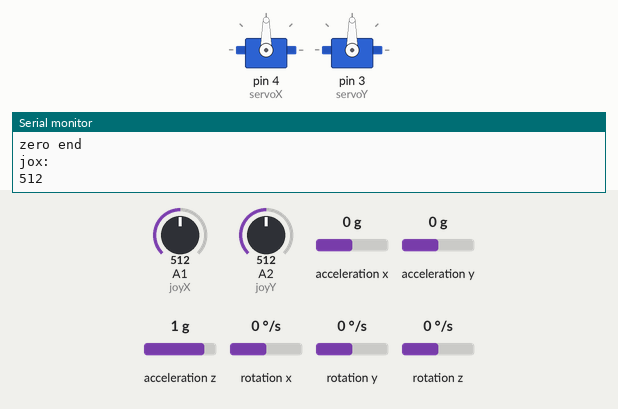
A sketch run on a simulated Arduino Uno, built with avr-gcc and run on an emulated ATmega328P. Parts: 2 × servo, the last lines printed to the serial monitor. Inputs (shaded band) come from the test bench; at power-on: A1 (joyX) = 512, A2 (joyY) = 512, acceleration x 0 g, acceleration y 0 g, acceleration z 1 g, rotation x 0 °/s, rotation y 0 °/s, rotation z 0 °/s.

Above: at 3.2 s.
3.3 s: A1 (joyX) set to 716
At 3.8 s:
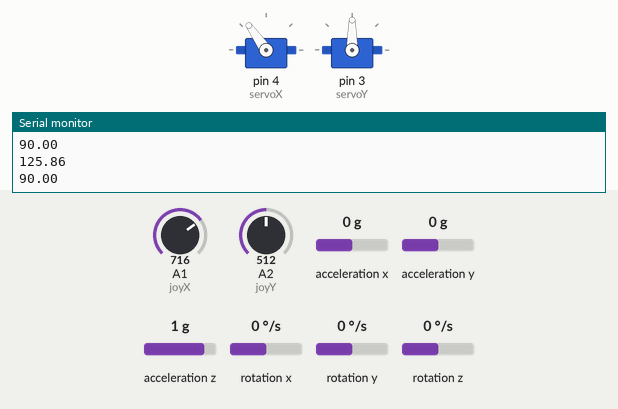
4.8 s: A2 (joyY) set to 306
At 6.0 s:
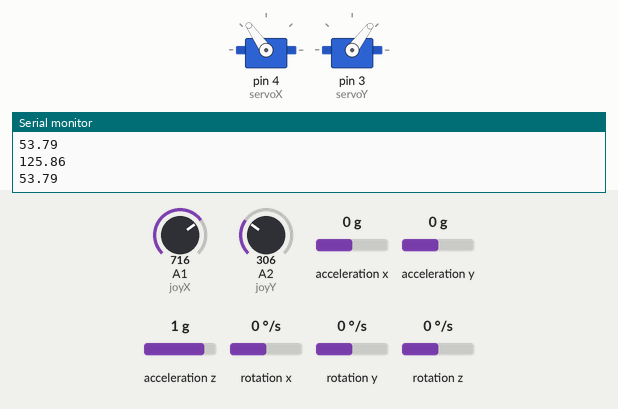
6.3 s: A1 (joyX) set to 992
At 7.2 s:
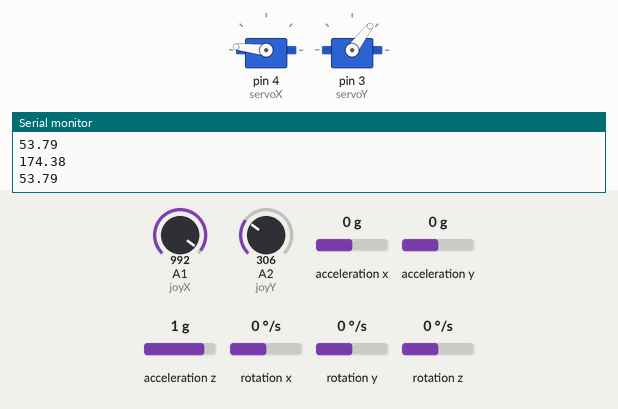
7.8 s: A2 (joyY) set to 30
At 8.3 s:
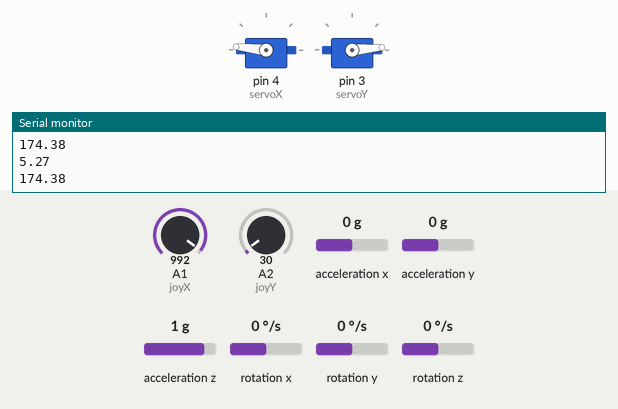
9.3 s: A2 (joyY) set to 716
At 10.5 s:
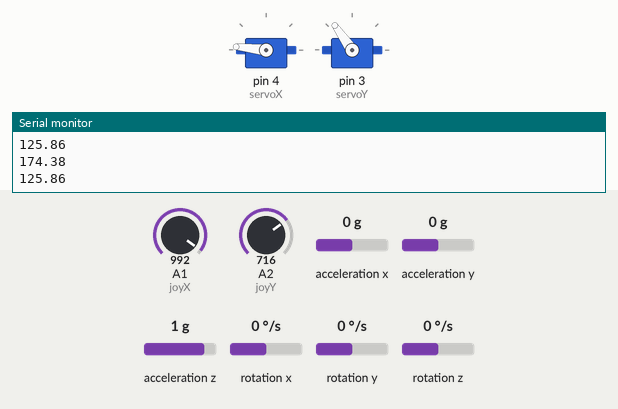
10.8 s: A1 (joyX) set to 306
At 11.6 s:
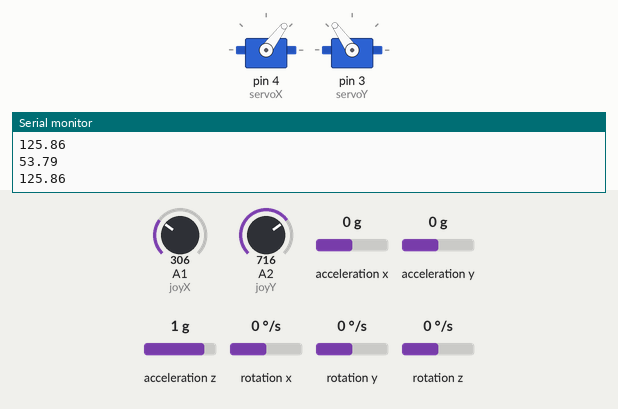
Timing chart, 0 to 13.3 s (numbered marks = the images above; inputs shaded):
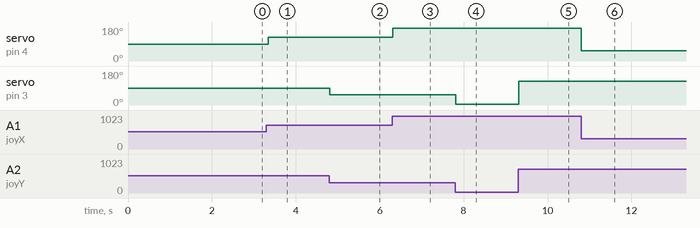

The sketch:

hannes_self_levelling_platform.ino
```cpp
#include <Servo.h>
#include "Wire.h"
#include <MPU6050_light.h>

// joystick
#define joyX A1
#define joyY A2

Servo servoX;  // create servo object to control a servo
Servo servoY;
float posX = 0;    // variable to store the servo position
float posY = 0;

MPU6050 mpu(Wire);
unsigned long timer = 0;

int joyX_zero = -1;
int joyY_zero = -1;
int joy_offset = 50;

void setup() {

  pinMode(joyX, INPUT);
  pinMode(joyY, INPUT);
  servoX.attach(4);  // attaches the servo on pin 9 to the servo object
  servoX.write(90);
  servoY.attach(3);  // attaches the servo on pin 9 to the servo object
  servoY.write(90);

  Serial.begin(9600);
  Wire.begin();

  byte status = mpu.begin();
  Serial.print(F("MPU6050 status: "));
  Serial.println(status);
  while(status!=0){ } // stop everything if could not connect to MPU6050

  Serial.println(F("Calculating offsets, do not move MPU6050"));
  delay(1000);
  // mpu.upsideDownMounting = true; // uncomment this line if the MPU6050 is mounted upside-down
  mpu.calcOffsets(); // gyro and accelero
  Serial.println("Done!\n");

  joyX_zero = analogRead(joyX);
  joyY_zero = analogRead(joyY);
}


void loop() {
  mpu.update();

  /*
  if((millis()-timer)>10){ // print data every 10ms
  Serial.print("X : ");
  Serial.print(mpu.getAngleX());
  Serial.print("\tY : ");
  Serial.print(mpu.getAngleY());
  Serial.print("\tZ : ");
  Serial.println(mpu.getAngleZ());
  timer = millis();
  }*/
Serial.println("jox:");
Serial.println(analogRead(joyX));
Serial.println("joy:");
Serial.println(analogRead(joyY));
Serial.println("zero start");
    Serial.println(joyY_zero);
    Serial.println(joyY_zero);
Serial.println("zero end");

  while (!(analogRead(joyX) > (joyY_zero - joy_offset) && analogRead(joyX) < (joyY_zero + joy_offset)) || !(analogRead(joyY) > (joyY_zero - joy_offset) && analogRead(joyY) < (joyY_zero + joy_offset)))
  {
    posX = analogRead(joyX) / 5.688888888888889;
    posY = analogRead(joyY) / 5.688888888888889;
    servoX.write(posX);
    servoY.write(posY);
    Serial.println(posX);
    Serial.println(posY);
  }

  servoX.write(2*mpu.getAngleX() + 90);
  servoY.write((180 - (2*mpu.getAngleY() + 90)));


}
```

Measured:
- after the input at 3.3 s, servo on pin 4 (servoX): 90° → 125° after 0.05 s
- after the input at 4.8 s, servo on pin 3 (servoY): 90° → 53° at once
- after the input at 6.3 s, servo on pin 4 (servoX): 125° → 174° at once
- after the input at 7.8 s, servo on pin 3 (servoY): 53° → 5° at once
- after the input at 9.3 s, servo on pin 3 (servoY): 5° → 125° at once
- after the input at 10.8 s, servo on pin 4 (servoX): 174° → 53° at once
